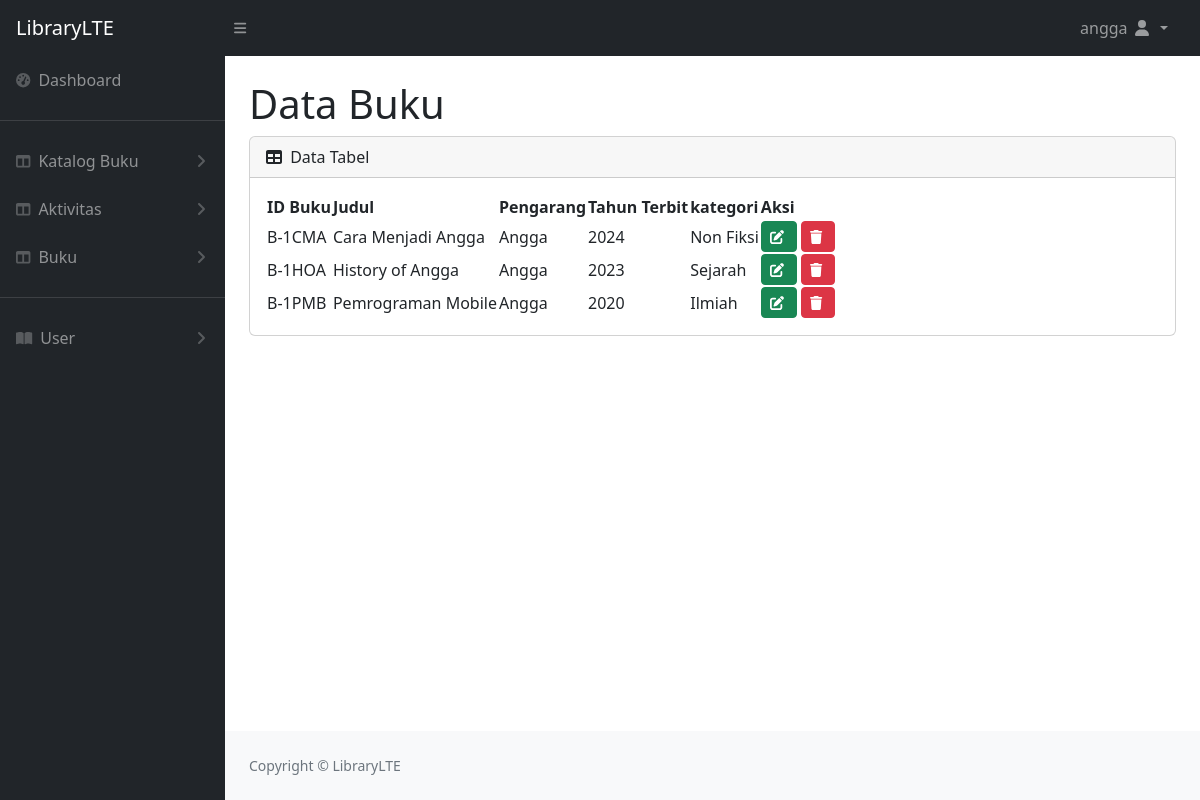
Page /buku/index.php (signed in) on the committed database.
### tables this page shows
CREATE TABLE `staff` (
  `staff_id` char(8) NOT NULL,
  `nama` varchar(100) DEFAULT NULL,
  `jabatan` varchar(100) DEFAULT NULL,
  `email` varchar(100) DEFAULT NULL,
  `telepon` varchar(20) DEFAULT NULL,
  `sandi` char(25) NOT NULL
);

CREATE TABLE `buku` (
  `buku_id` char(8) NOT NULL,
  `judul` varchar(100) DEFAULT NULL,
  `pengarang` varchar(100) DEFAULT NULL,
  `penerbit` varchar(100) DEFAULT NULL,
  `tahun_terbit` int(11) DEFAULT NULL,
  `sinopsis` text DEFAULT NULL,
  `kategori_id` int(11) DEFAULT NULL
);

CREATE TABLE `kategori` (
  `kategori_id` int(11) NOT NULL,
  `nama_kategori` varchar(50) DEFAULT NULL
);

### buku/index.php (the view, shortened to what this page needs)
<?php
require '../header.php';
?>
<main>
    <div class="container-fluid px-4">
        <h1 class="mt-4">Data Buku</h1>
        <div class="card mb-4">
            <div class="card-header">
                <i class="fas fa-table me-1"></i>
                Data Tabel
            </div>
            <div class="card-body">
                <table id="datatablesSimple">
                    <thead>
                        <tr>
                            <th>ID Buku</th>
                            <th>Judul</th>
                            <th>Pengarang</th>
                            <th>Tahun Terbit</th>
                            <th>kategori</th>
                            <th>Aksi</th>
                        </tr>
                    </thead>
                    <tbody>
                        <?php
                        include '../config/koneksi.php';
                        $sql = "SELECT buku.*, kategori.* FROM buku LEFT JOIN kategori ON buku.kategori_id=kategori.kategori_id";
                        $result = $mysqli->query($sql);
                        if ($result->num_rows > 0) {
                         while ($row = $result->fetch_assoc()) {
                            ?>
                            <tr>
                                <td>
                                    <?php echo $row["buku_id"]; ?>
                                </td>
                                <td>
                                    <?php echo $row["judul"]; ?>
                                </td>
                                <td>
                                    <?php echo $row["pengarang"]; ?>
                                </td>
                                <td>
                                    <?php echo $row["tahun_terbit"]; ?>
                                </td>
                                <td>
                                    <?php echo $row["nama_kategori"]; ?>
                                </td>
                                <td class="align-items-center">
                                    <div class="btn-group">
                                        <a href="edit.php?id=<?php echo $row['buku_id']; ?>"><button type="button"
                                                class="btn btn-success btn-sm"><i class="fas fa-edit me-1"></i></button></a>
                                    </div>
                                    <div class="btn-group">
                                        <a href="delete.php?id=<?php echo $row['buku_id']; ?>"><button type="button"
                                                class="btn btn-danger btn-sm"><i class="fas fa-trash me-1"></i></button></a>
                                    </div>
                                </td>
                            </tr>
                        <?php }}
                        $mysqli->close(); ?>
                    </tbody>
                </table>
            </div>
        </div>
    </div>
</main>
<?php
require '../footer.php';
?>

### header.php (shortened to what this page needs)
<!DOCTYPE html>
<html lang="en">
    <head>
        <link href="https://cdn.jsdelivr.net/npm/simple-datatables@7.1.2/dist/style.min.css" rel="stylesheet" />
        <link href="../bootstrap/css/styles.css" rel="stylesheet" />
        <link href="https://cdn.jsdelivr.net/npm/select2@4.1.0-rc.0/dist/css/select2.min.css" rel="stylesheet" />
    </head>
    <body class="sb-nav-fixed">
        <nav class="sb-topnav navbar navbar-expand navbar-dark bg-dark">
            <a class="navbar-brand ps-3" href="index.html">LibraryLTE</a>
            <button class="btn btn-link btn-sm order-1 order-lg-0 me-4 me-lg-0" id="sidebarToggle" href="#!"><i class="fas fa-bars"></i></button>
            <ul class="navbar-nav ms-auto ms-md-0 me-3 me-lg-4">
                <li class="nav-item dropdown">
                    <a class="nav-link dropdown-toggle" id="navbarDropdown" href="#" role="button" data-bs-toggle="dropdown" aria-expanded="false"><?php  ?>
                    <?php
                    require ('../config/koneksi.php');
                    $id = $_SESSION['id'];
                    $sql = "SELECT * FROM staff WHERE staff_id='$id'";
                    $result = $mysqli->query($sql);
                    if ($result->num_rows > 0) {
                        $row = $result->fetch_assoc();
                        echo $row["nama"];
                    };
                    ?>
                        <i class="fas fa-user fa-fw"></i>
                    </a>
                </li>
            </ul>
</nav>
        <div id="layoutSidenav">
            <div id="layoutSidenav_nav">
                <nav class="sb-sidenav accordion sb-sidenav-dark" id="sidenavAccordion">
                    <div class="sb-sidenav-menu">
                        <div class="nav">
                            <a class="nav-link" href="../dashboard/">
                                <div class="sb-nav-link-icon"><i class="fas fa-tachometer-alt"></i></div>
                                Dashboard
                            </a>
                            <hr>
                            <a class="nav-link collapsed" href="" data-bs-toggle="collapse" data-bs-target="#collapseKatalog" aria-expanded="false" aria-controls="collapseLayouts">
                                <div class="sb-nav-link-icon"><i class="fas fa-columns"></i></div>
                                Katalog Buku
                                <div class="sb-sidenav-collapse-arrow"><i class="fas fa-angle-down"></i></div>
                            </a>
                            <a class="nav-link collapsed" href="" data-bs-toggle="collapse" data-bs-target="#collapseAktivitas" aria-expanded="false" aria-controls="collapseLayouts">
                                <div class="sb-nav-link-icon"><i class="fas fa-columns"></i></div>
                                Aktivitas
                                <div class="sb-sidenav-collapse-arrow"><i class="fas fa-angle-down"></i></div>
                            </a>
                            <a class="nav-link collapsed" href="" data-bs-toggle="collapse" data-bs-target="#collapseBuku" aria-expanded="false" aria-controls="collapseCash">
                                <div class="sb-nav-link-icon"><i class="fas fa-columns"></i></div>
                                Buku
                                <div class="sb-sidenav-collapse-arrow"><i class="fas fa-angle-down"></i></div>
                            </a>
                            <hr>
                            <a class="nav-link collapsed" href="#" data-bs-toggle="collapse" data-bs-target="#collapseLainnya" aria-expanded="false" aria-controls="collapseLainnya">
                                <div class="sb-nav-link-icon"><i class="fas fa-book-open"></i></div>
                                User
                                <div class="sb-sidenav-collapse-arrow"><i class="fas fa-angle-down"></i></div>
                            </a>
                        </div>
                    </div>
                </nav>
            </div>
            <div id="layoutSidenav_content">

### footer.php (shortened to what this page needs)
<footer class="py-4 bg-light mt-auto">
    <div class="container-fluid px-4">
        <div class="d-flex align-items-center justify-content-between small">
            <div class="text-muted">Copyright &copy; LibraryLTE</div>
        </div>
    </div>
</footer>
</div>
</div>
</body>
</html>

### rows in the picture
staff: nama "angga"
buku: buku_id "B-1CMA", judul "Cara Menjadi Angga", pengarang "Angga", tahun_terbit "2024", kategori.nama_kategori "Non Fiksi"
buku: buku_id "B-1HOA", judul "History of Angga", pengarang "Angga", tahun_terbit "2023", kategori.nama_kategori "Sejarah"
buku: buku_id "B-1PMB", judul "Pemrograman Mobile", pengarang "Angga", tahun_terbit "2020", kategori.nama_kategori "Ilmiah"
